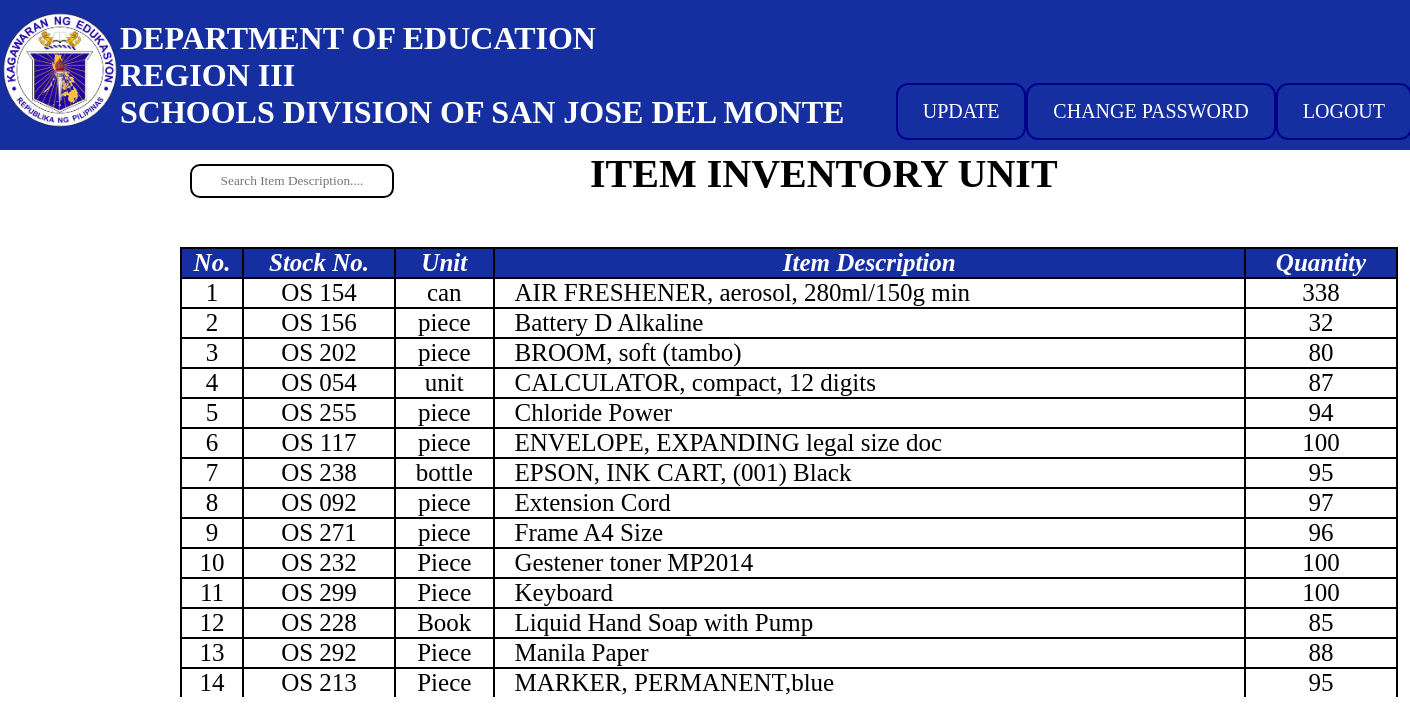
The page /usermanagement.php on the database as committed earlier.
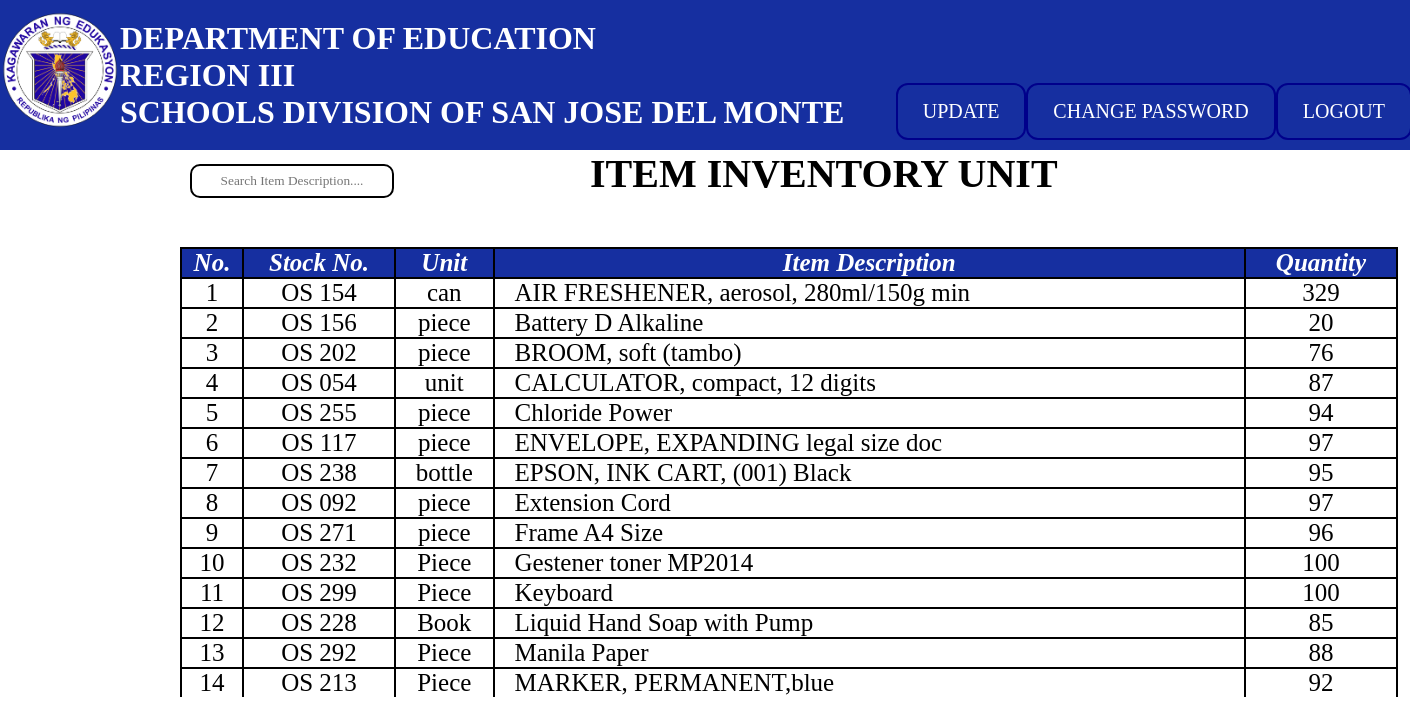
The same page on the database as committed later.
### tables this page shows
CREATE TABLE `inventory` (
  `item_description` varchar(50) DEFAULT NULL,
  `stock_number` varchar(10) DEFAULT NULL,
  `stock_unit` varchar(10) DEFAULT NULL,
  `item_quantity` int(10) DEFAULT NULL
);

### usermanagement.php (the view, shortened to what this page needs)
<?php
    require_once("add_inventory.php");
?>
<!DOCTYPE html>
<html lang="en">
<head>
    <link rel="stylesheet" href="usermanagementstyle.css?v=<?php echo time(); ?>">
    <link href='https://unpkg.com/boxicons@2.1.4/css/boxicons.min.css' rel='stylesheet'>
</head>
<body>
    <header>
        <img src="pictures/deped logo.png" alt="">
        <div class="searchbar">
            <input type="text" id="searchInput" placeholder="Search Item Description...." oninput="searchTable()">
        </div>
        <nav>
            <ul>
                <li>
                    <a href="#">UPDATE</a>
                </li>
                <li><a href="changePasswordForm.php">CHANGE PASSWORD</a></li>
                <li><a href="logout.php">LOGOUT</a></li>
            </ul>
        </nav>
    </header>
    <h1>DEPARTMENT OF EDUCATION <br> REGION III <br> SCHOOLS DIVISION OF SAN JOSE DEL MONTE </h1>
    <h2>ITEM INVENTORY UNIT</h2>
    <div class="scroll">
    <table>
        <tr>
            <div class="headrow">
                <th class="table-number">No.</th>
                <th class="table-stock">Stock No.</th>
                <th class="table-unit">Unit</th>
                <th class="table-item">Item Description</th>
                <th class="table-quantity">Quantity</th>
            </div>
        </tr>
        <tr>
            <div class="row2">
                <?php
                    $sql = "SELECT * FROM inventory ORDER BY item_description ASC";
                    $result = mysqli_query($con, $sql);
                    $rowNumber = 1;
                    while($row = mysqli_fetch_assoc($result))
                    {
                ?>
                    <td><?php echo $rowNumber;?></td>
                    <td><?php echo $row["stock_number"];?></td>
                    <td><?php echo $row["stock_unit"];?></td>
                    <td class="align-item-description"><?php echo $row["item_description"];?></td>
                    <td><?php echo $row["item_quantity"];?></td>
        </tr>
                <?php
                    $rowNumber++;
                    }
                ?>
            </div>
</body>
</html>

### usermanagementstyle.css (style rules this page uses)
* { margin: 0; padding: 0; font-family: 'bookman old style'; }
header { height: 150px; background-color: #162fa0; }
header img { margin-top: 10px; width: 120px; }
.searchbar { position: absolute; display: flex; margin-left: 190px; margin-top: 30px; }
.searchbar input { background: white; width: 200px; height: 30px; border: 2px solid black; border-radius: 10px; color: black; text-align: center; outline: none; }
nav { float: right; margin-right: 0px; padding-top: 85px; }
ul { list-style: none; }
ul li { display: inline-block; position: relative; }
ul li a { display: block; padding: 15px 25px; color: white; text-decoration: none; text-align: center; font-size: 20px; outline: 2px solid darkblue; box-shadow: 2px darkblue; border-radius: 10px; }
h1 { font-size: 32px; color: white; position: absolute; margin-top: -130px; margin-left: 120px; }
h2 { font-size: 40px; margin-left: 590px; }
table { font-size: 25px; margin-top: 50px; margin-left: 180px; width: 87%; border: 2px solid black; border-collapse: collapse; }
.table-number { width: 60px; }
.table-stock { width: 150px; }
.table-quantity { width: 150px; }
table tr { text-align: center; border: 2px solid black; }
table tr th { background: #162fa0; color: white; font-style: italic; border: 2px solid black; top: 0px; position: sticky; }
table tr td { border: 2px solid black; }
.align-item-description { text-align: left; padding: 0px 0px 0px 20px; }
.scroll { width: 1400px; height: 500px; overflow-y: scroll; }
@media (min-width:768px) { header { width: 100%; } }

Rows that differ between the two databases and show on the page:
changed inventory "OS 154": item_quantity "338" → "329"
changed inventory "OS 156": item_quantity "32" → "20"
changed inventory "OS 202": item_quantity "80" → "76"
changed inventory "OS 117": item_quantity "100" → "97"
changed inventory "OS 213": item_quantity "95" → "92"
